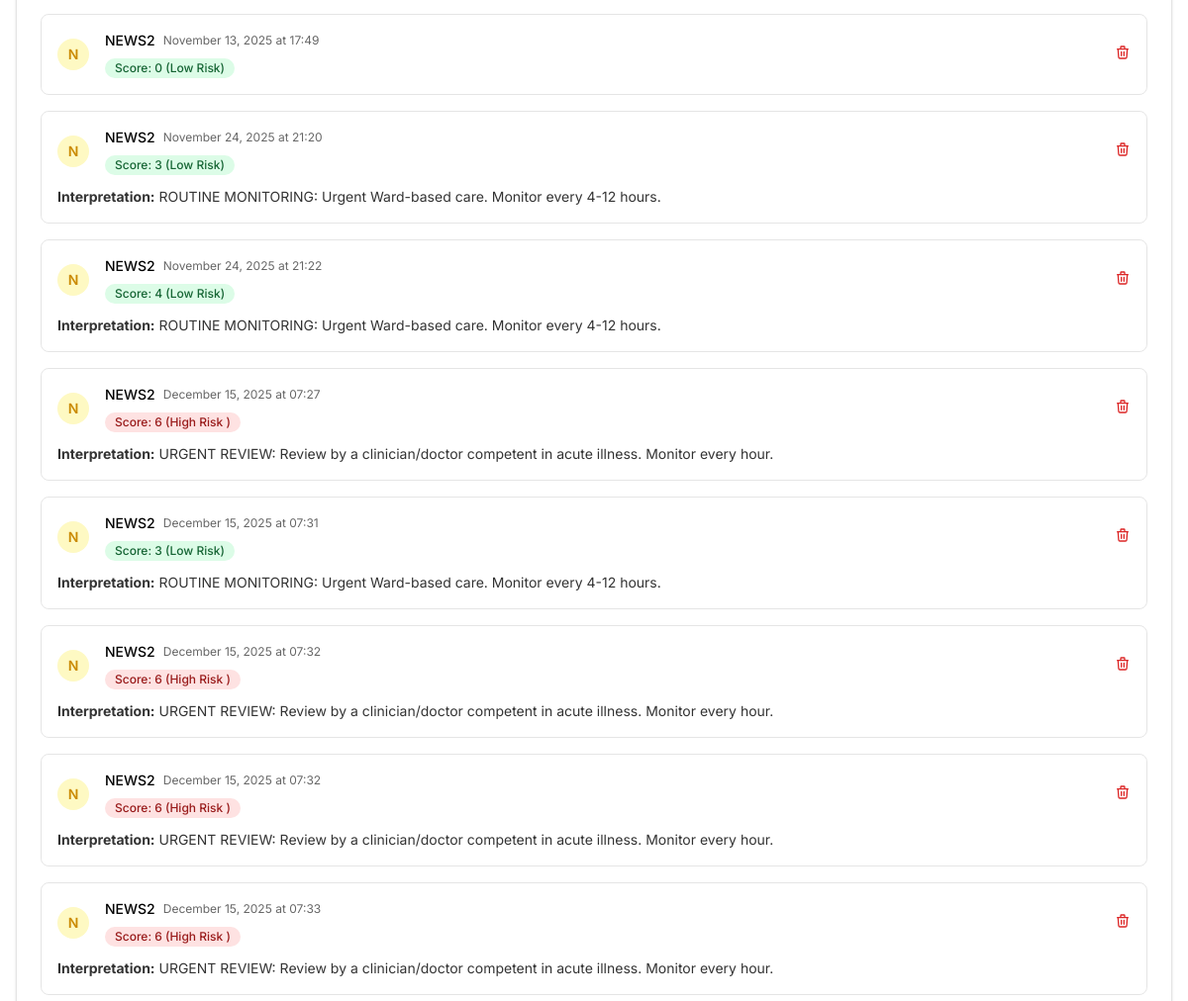
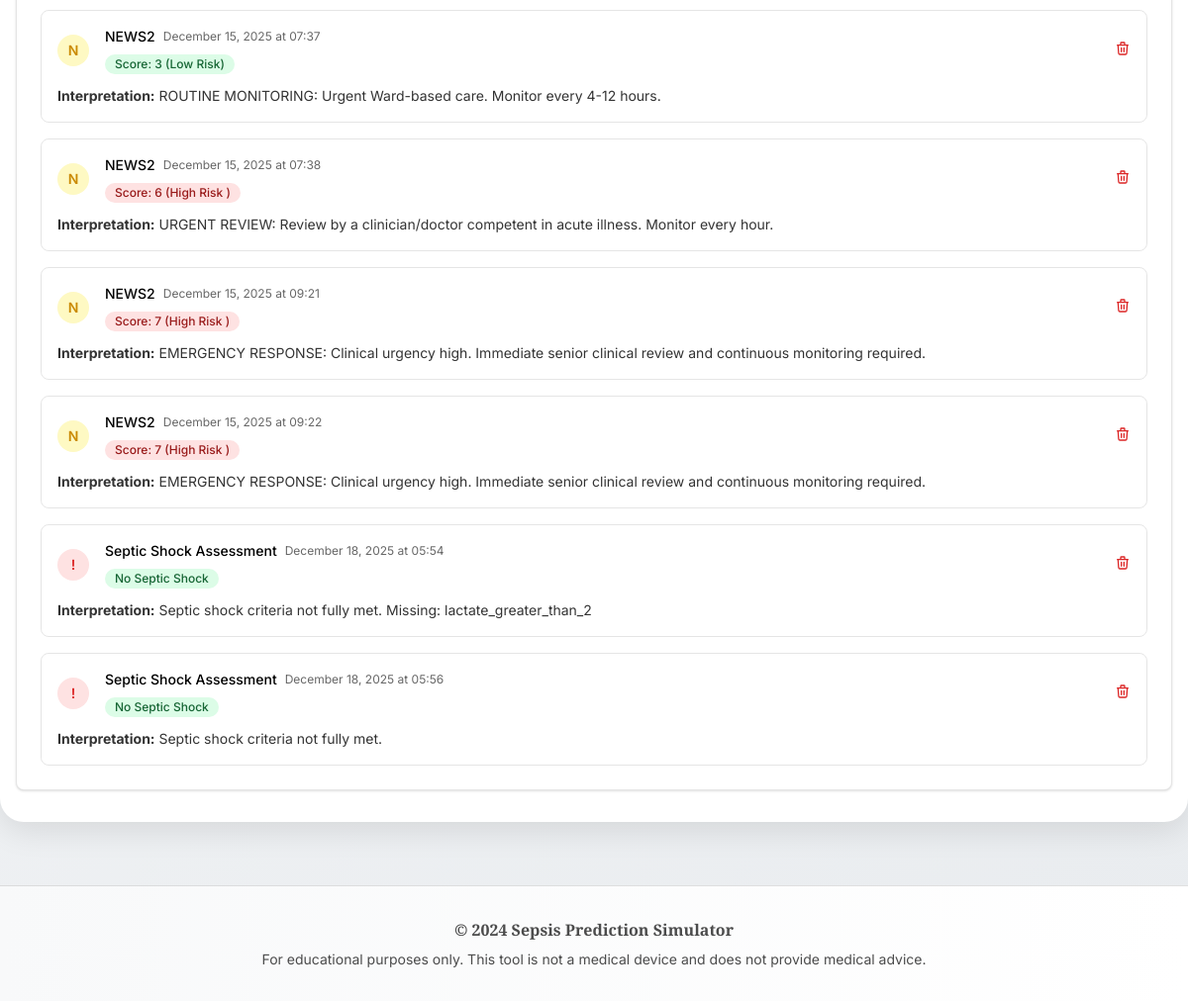
Page /patient/4 (signed in, lower part) on the earlier database version (2 pictures, top to bottom).
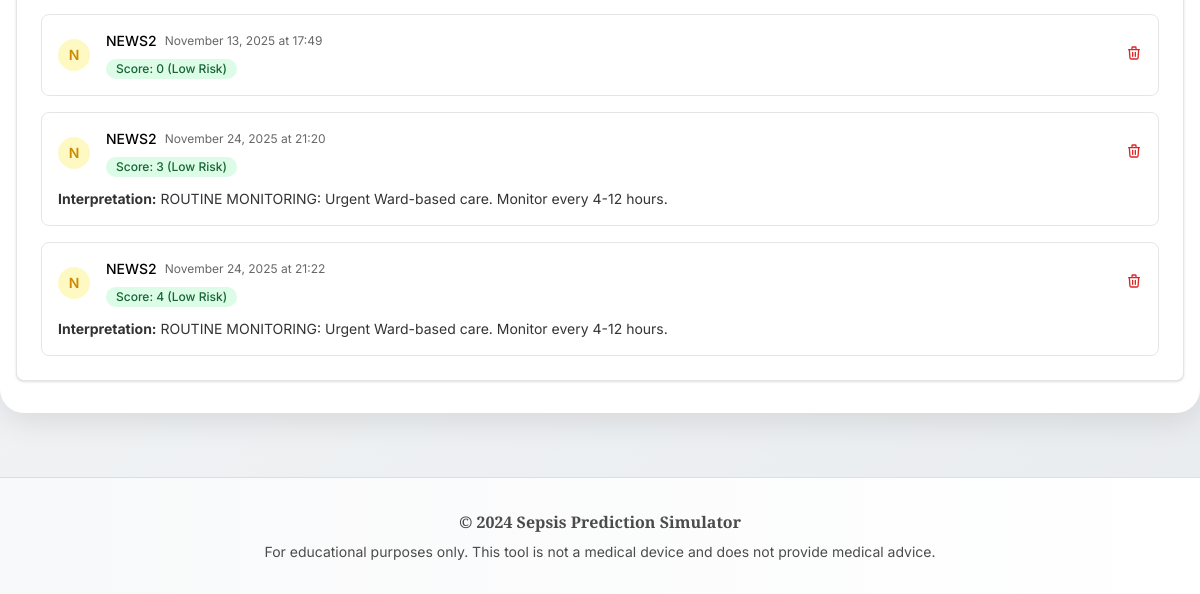
Same page on the later database version.
### app.py (models this page shows)
class SofaTest(db.Model):
    id = db.Column(db.Integer, primary_key=True)
    patient_id = db.Column(db.Integer, db.ForeignKey('patient.id'), nullable=False)
    test_type = db.Column(db.String(20), nullable=False)
    timestamp = db.Column(
        db.DateTime,
        default=lambda: datetime.now(timezone.utc),
        nullable=False
    )
    total_score = db.Column(db.Integer)
    sepsis_criteria_met = db.Column(db.Boolean)
    high_risk = db.Column(db.Boolean)
    septic_shock_present = db.Column(db.Boolean)
    mortality_risk = db.Column(db.String(50))
    interpretation = db.Column(db.Text)
    respiration_score = db.Column(db.Integer)
    coagulation_score = db.Column(db.Integer)
    liver_score = db.Column(db.Integer)
    cardiovascular_score = db.Column(db.Integer)
    cns_score = db.Column(db.Integer)
    renal_score = db.Column(db.Integer)
    delta_sofa = db.Column(db.Integer)
    baseline_sofa = db.Column(db.Integer)
    respiratory_rate_22_or_higher = db.Column(db.Boolean)
    altered_mentation = db.Column(db.Boolean)
    systolic_bp_100_or_lower = db.Column(db.Boolean)
    sepsis_present = db.Column(db.Boolean)
    persistent_hypotension_on_vasopressors = db.Column(db.Boolean)
    lactate_greater_than_2 = db.Column(db.Boolean)
    adequate_volume_resuscitation = db.Column(db.Boolean)
    pao2_fio2 = db.Column(db.Float)
    respiratory_support = db.Column(db.Boolean)
    respiratory_rate = db.Column(db.Float)
    map_mmhg = db.Column(db.Float)
    systolic_bp = db.Column(db.Float)
    dopamine_dose = db.Column(db.Float)
    dobutamine_dose = db.Column(db.Float)
    epinephrine_dose = db.Column(db.Float)
    norepinephrine_dose = db.Column(db.Float)
    platelets = db.Column(db.Float)
    bilirubin = db.Column(db.Float)
    creatinine = db.Column(db.Float)
    lactate = db.Column(db.Float)
    urine_output = db.Column(db.Float)
    gcs = db.Column(db.Integer)
    suspected_infection = db.Column(db.Boolean)
    on_vasopressors = db.Column(db.Boolean)

### app.py (the view)
@app.route('/patient/<int:patient_id>')
@doctor_required
def patient_detail(patient_id):
    patient = Patient.query.filter_by(
        id=patient_id,
        doctor_id=current_user.id
    ).first_or_404()
    sofa_tests = (
        SofaTest.query
        .filter_by(patient_id=patient.id)
        .order_by(SofaTest.timestamp.asc())
        .all()
    )
    graph_points = [
        {
            "x": t.timestamp.isoformat(),
            "y": t.total_score
        }
        for t in sofa_tests
        if t.total_score is not None
    ]
    scores = [t.total_score for t in sofa_tests if t.total_score is not None]
    if len(scores) < 2:
        trend = "Insufficient data"
    else:
        if scores[-1] > scores[0]:
            trend = "Worsening"
        elif scores[-1] < scores[0]:
            trend = "Improving"
        else:
            trend = "Stable"
    return render_template(
    "patient_detail.html",
    patient=patient,
    sofa_tests=sofa_tests,
    graph_points=graph_points,
    trend=trend,
    benchmarks=BENCHMARKS   # ✅ FIX
)

### app.py (called while the page is built)
@login_manager.user_loader
def load_user(user_id):
    return db.session.get(User, int(user_id))

def doctor_required(f):
    @wraps(f)
    def decorated(*args, **kwargs):
        if not current_user.is_authenticated:
            return redirect(url_for('login'))
        return f(*args, **kwargs)
    return decorated

### templates/patient_detail.html (shortened to what this page needs)
{% extends "base.html" %}
{% block content %}
<div class="max-w-7xl mx-auto">
    <div class="bg-white shadow rounded-lg border border-[#000000]/10">
        <div class="px-4 py-5 sm:p-6">
            {% if sofa_tests %}
                <div class="space-y-4">
                    {% for test in sofa_tests %}
                    <div class="border border-[#000000]/10 rounded-lg p-4 hover:bg-[#f8f9fa] transition">
                        <div class="flex items-center justify-between">
                            <div class="flex-1">
                                <div class="flex items-center space-x-4">
                                    <div class="flex-shrink-0">
                                        {% if test.test_type == 'qsofa' %}
                                            <div class="w-8 h-8 bg-blue-100 rounded-full flex items-center justify-center">
                                                <span class="text-blue-600 font-semibold text-sm">q</span>
                                            </div>
                                        {% elif test.test_type == 'sofa' %}
                                            <div class="w-8 h-8 bg-green-100 rounded-full flex items-center justify-center">
                                                <span class="text-green-600 font-semibold text-sm">S</span>
                                            </div>
                                        {% elif test.test_type == 'septic_shock' %}
                                            <div class="w-8 h-8 bg-red-100 rounded-full flex items-center justify-center">
                                                <span class="text-red-600 font-semibold text-sm">!</span>
                                            </div>
                                        {% elif test.test_type == 'news2' %}
                                            <div class="w-8 h-8 bg-yellow-100 rounded-full flex items-center justify-center">
                                                <span class="text-yellow-600 font-semibold text-sm">N</span>
                                            </div>
                                        {% endif %}
                                    </div>
                                    <div class="flex-1">
                                        <div class="flex items-center space-x-2">
                                            <h4 class="text-sm font-medium text-[#000000]">
                                                {% if test.test_type == 'qsofa' %}qSOFA Test{% elif test.test_type == 'sofa' %}SOFA Test{% elif test.test_type == 'septic_shock' %}Septic Shock Assessment{% elif test.test_type == 'news2' %}NEWS2{% endif %}
                                            </h4>
                                            <span class="text-xs text-[#000000]/60">{{ test.timestamp.strftime('%B %d, %Y at %H:%M') }}</span>
                                        </div>
                                        <div class="mt-1">
                                            <span class="inline-flex items-center px-2.5 py-0.5 rounded-full text-xs font-medium
                                                {% if test.sepsis_criteria_met or test.high_risk or test.septic_shock_present %}
                                                    bg-red-100 text-red-800
                                                {% else %}
                                                    bg-green-100 text-green-800
                                                {% endif %}">
                                                {% if test.test_type == 'qsofa' %}
                                                    Score: {{ test.total_score }} ({% if test.high_risk %}High Risk{% else %}Low Risk{% endif %})
                                                {% elif test.test_type == 'sofa' %}
                                                    Score: {{ test.total_score }} ({% if test.sepsis_criteria_met %}Sepsis{% else %}No Sepsis{% endif %})
                                                {% elif test.test_type == 'septic_shock' %}
                                                    {% if test.septic_shock_present %}Septic Shock Present{% else %}No Septic Shock{% endif %}
                                                {% elif test.test_type == 'news2' %}
                                                    Score: {{ test.total_score }} ({% if test.high_risk %}High Risk {% elif latest_test.Medium %}Medium {% else %}Low Risk{% endif %})
                                                {% endif %}
                                            </span>
                                        </div>
                                    </div>
                                </div>
                            </div>
                            <div class="flex items-center space-x-2">
                                <form method="POST" action="{{ url_for('delete_sofa_test', patient_id=patient.id, test_id=test.id) }}"
                                      onsubmit="return confirm('Are you sure you want to delete this SOFA test?')" class="inline">
                                    <button type="submit" class="text-red-600 hover:text-red-800 text-sm">
                                        <svg class="h-4 w-4" fill="none" stroke="currentColor" viewBox="0 0 24 24">
                                            <path stroke-linecap="round" stroke-linejoin="round" stroke-width="2" d="M19 7l-.867 12.142A2 2 0 0116.138 21H7.862a2 2 0 01-1.995-1.858L5 7m5 4v6m4-6v6m1-10V4a1 1 0 00-1-1h-4a1 1 0 00-1 1v3M4 7h16"></path>
                                        </svg>
                                    </button>
                                </form>
                            </div>
                        </div>
                        {% if test.interpretation %}
                        <div class="mt-3 text-sm text-[#000000]/80">
                            <p><strong>Interpretation:</strong> {{ test.interpretation }}</p>
                        </div>
                        {% endif %}
                    </div>
                    {% endfor %}
                </div>
            {% endif %}
        </div>
    </div>
</div>
{% endblock %}

### templates/base.html (shortened to what this page needs)
<!DOCTYPE html>
<html lang="en">
<head>
    <script src="https://cdn.tailwindcss.com"></script>
</head>
<body class="bg-[#f8f9fa] text-[#000000] min-h-screen">
    <main class="max-w-7xl mx-auto px-4 py-8 mt-8 mb-8">
        {% block content %}{% endblock %}
    </main>
    <footer class="border-t border-[#666666]/20 mt-16">
        <div class="max-w-7xl mx-auto px-4 py-8">
            <div class="text-center text-[#000000]/70">
                <p class="font-semibold" style="font-family: 'Merriweather', 'Times New Roman', Times, serif;">&copy; 2024 Sepsis Prediction Simulator</p>
                <p class="mt-2 text-sm">For educational purposes only. This tool is not a medical device and does not provide medical advice.</p>
            </div>
        </div>
    </footer>
</body>
</html>

### templates/base.html (style rules this page uses)
body { font-family: 'Inter', sans-serif; background: linear-gradient(135deg, #f8f9fa 0%, #e9ecef 100%); color: #000000; }
main { background: #fff; border-radius: 1.5rem; box-shadow: 0 8px 32px 0 rgba(0,0,0,0.1); }
footer { background: linear-gradient(90deg, #f8f9fa 0%, #fff 100%); }

Differences in the rows shown:
removed SofaTest: test_type "N", timestamp "December 15, 2025 at 07:27", total_score "6", high_risk "High Risk", interpretation "URGENT REVIEW: Review by a clinician/doctor competent in acute illness. Monitor every hour."
removed SofaTest: test_type "N", timestamp "December 15, 2025 at 07:31", total_score "3", high_risk "Low Risk", interpretation "ROUTINE MONITORING: Urgent Ward-based care. Monitor every 4-12 hours."
removed SofaTest: test_type "N", timestamp "December 15, 2025 at 07:32", total_score "6", high_risk "High Risk", interpretation "URGENT REVIEW: Review by a clinician/doctor competent in acute illness. Monitor every hour."
removed SofaTest: test_type "N", timestamp "December 15, 2025 at 07:32", total_score "6", high_risk "High Risk", interpretation "URGENT REVIEW: Review by a clinician/doctor competent in acute illness. Monitor every hour."
removed SofaTest: test_type "N", timestamp "December 15, 2025 at 07:33", total_score "6", high_risk "High Risk", interpretation "URGENT REVIEW: Review by a clinician/doctor competent in acute illness. Monitor every hour."
removed SofaTest: test_type "N", timestamp "December 15, 2025 at 07:37", total_score "3", high_risk "Low Risk", interpretation "ROUTINE MONITORING: Urgent Ward-based care. Monitor every 4-12 hours."
removed SofaTest: test_type "N", timestamp "December 15, 2025 at 07:38", total_score "6", high_risk "High Risk", interpretation "URGENT REVIEW: Review by a clinician/doctor competent in acute illness. Monitor every hour."
removed SofaTest: test_type "N", timestamp "December 15, 2025 at 09:21", total_score "7", high_risk "High Risk", interpretation "EMERGENCY RESPONSE: Clinical urgency high. Immediate senior clinical review and continuous monitoring required."
removed SofaTest: test_type "N", timestamp "December 15, 2025 at 09:22", total_score "7", high_risk "High Risk", interpretation "EMERGENCY RESPONSE: Clinical urgency high. Immediate senior clinical review and continuous monitoring required."
removed SofaTest: test_type "Septic Shock Assessment", timestamp "December 18, 2025 at 05:54", interpretation "Septic shock criteria not fully met. Missing: lactate_greater_than_2"
removed SofaTest: test_type "Septic Shock Assessment", timestamp "December 18, 2025 at 05:56", interpretation "Septic shock criteria not fully met."
